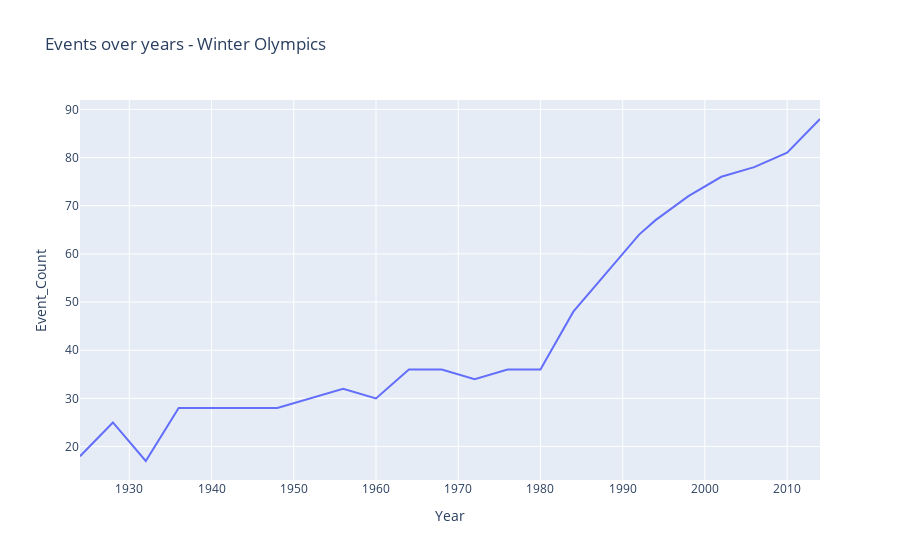

Notebook code cell kept with this figure:
### Code cell
fig = px.line(events_over_time_w, y = "Event_Count", x = "Year", title = "Events over years - Winter Olympics")
fig.show()

### Figure 1 — Plotly figure (JSON) as saved in the notebook; plotly's stock layout.template omitted (floating-point values rounded to 4 significant figures)
{"data": [{"hovertemplate": "Year=%{x}<br>Event_Count=%{y}<extra></extra>", "legendgroup": "", "line": {"color": "#636efa", "dash": "solid"}, "marker": {"symbol": "circle"}, "mode": "lines", "name": "", "orientation": "v", "showlegend": false, "type": "scatter", "x": [1924, 1928, 1932, 1936, 1948, 1952, 1956, 1960, 1964, 1968, 1972, 1976, 1980, 1984, 1988, 1992, 1994, 1998, 2002, 2006, 2010, 2014], "xaxis": "x", "y": [18, 25, 17, 28, 28, 30, 32, 30, 36, 36, 34, 36, 36, 48, 56, 64, 67, 72, 76, 78, 81, 88], "yaxis": "y"}], "layout": {"autosize": true, "legend": {"tracegroupgap": 0}, "title": {"text": "Events over years - Winter Olympics"}, "xaxis": {"anchor": "y", "autorange": true, "domain": [0, 1], "range": [1924, 2014], "title": {"text": "Year"}, "type": "linear"}, "yaxis": {"anchor": "x", "autorange": true, "domain": [0, 1], "range": [13.06, 91.94], "title": {"text": "Event_Count"}, "type": "linear"}}}
